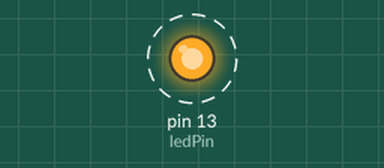
Simulated run of this sketch. Board: Arduino Uno, built with avr-gcc and run on an emulated ATmega328P. Shown: output pins drawn as LEDs (lit = HIGH). Dashed ring = blinking.

Above: at 0.05 s.
Timing chart, 0 to 3.0 s (numbered marks = the images above):
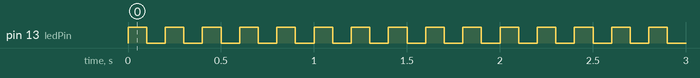

Measured:
- by itself, pin 13 (ledPin): alternates HIGH for 0.10 s and LOW for 0.10 s

The sketch:

sketch_jul14a.ino
```cpp
  int ledPin = 13;
  int inPin = 5;
  int val = 0;
void setup() {
  // put your setup code here, to run once:
  pinMode(ledPin, OUTPUT);
  pinMode(inPin,INPUT);
}

void loop() {
  // put your main code here, to run repeatedly:
//  val = digitalRead(inPin);
//  if(val == HIGH ){
//     digitalWrite(13,LOW);
//  } else {
    digitalWrite(13,HIGH);
  delay(100);
  digitalWrite(13,LOW);
    delay(100);
//  }

}
```
